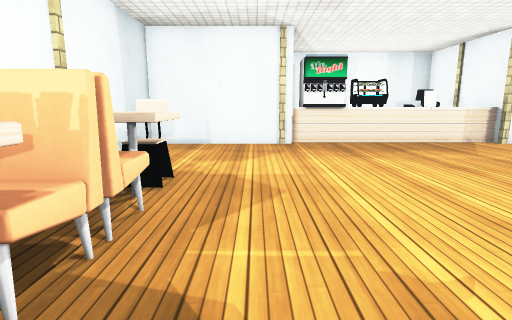
view 1 (above)

23 first-person views from a walk through a scene from a Unity 3-D project. The camera is 1.3 m above the floor, tilts 10° down and sees 80° across. The floor is counted in squares, 1 m on a side. Each view is taken from the middle of a square. On the plan, view 1 faces up. The plan holds only what a view shows up to about 14 squares ahead; the rest is blank. The place goes on beyond the plan. The player is left out. Some animated figures are not drawn. Some surface patterns are stand-ins.

view 2
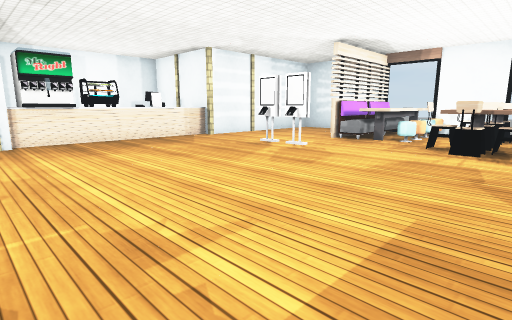

view 3
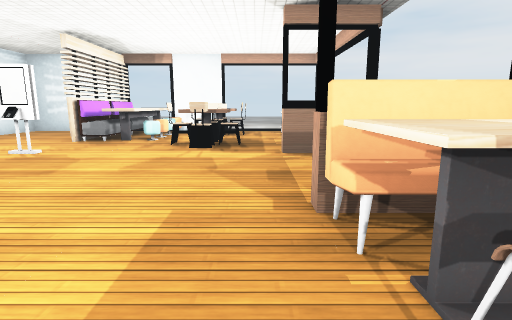

view 4
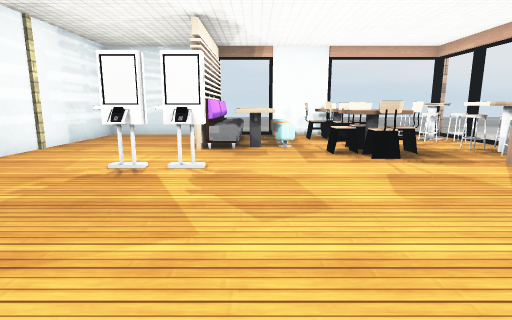

view 5
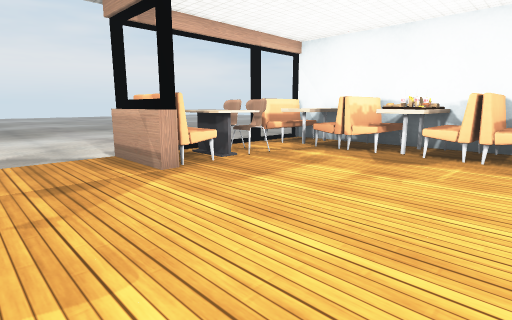

view 6
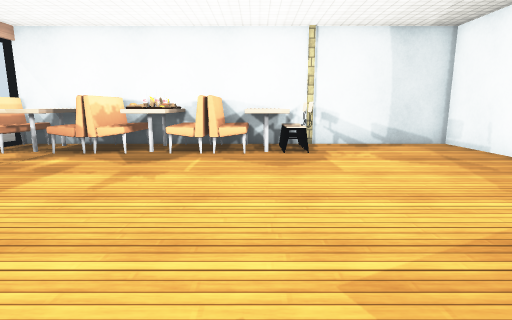

view 7
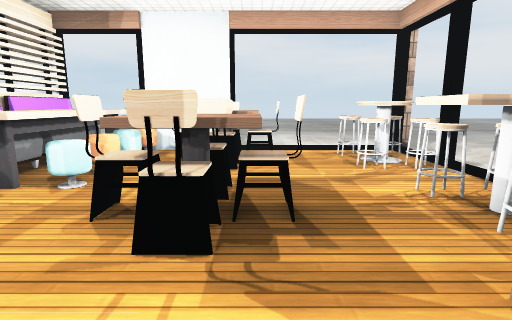

view 8
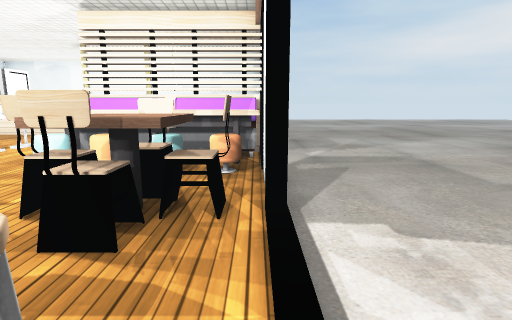

view 9
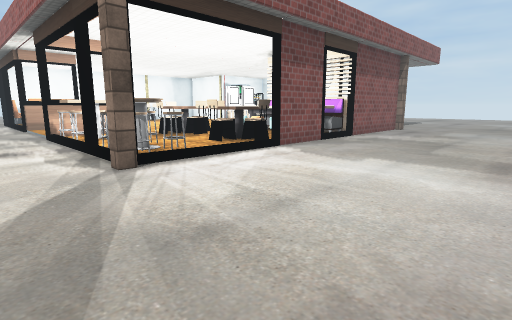

view 10
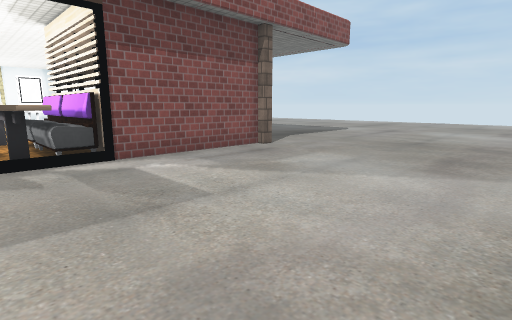

view 11
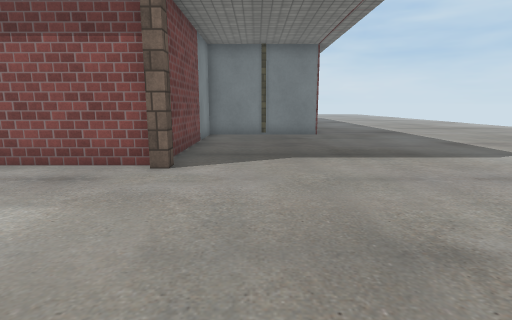

view 12
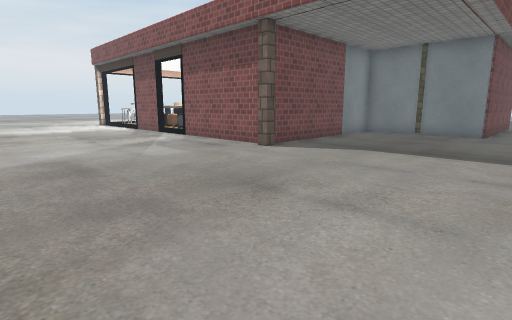

view 13
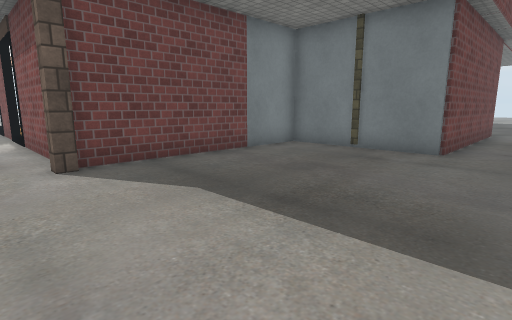

view 14
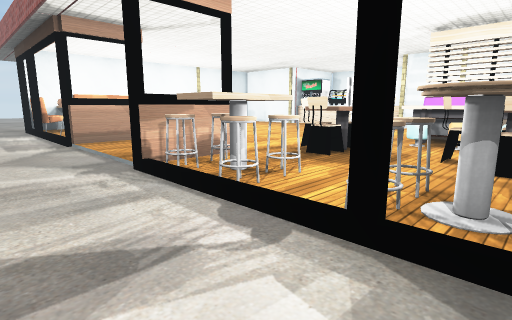

view 15
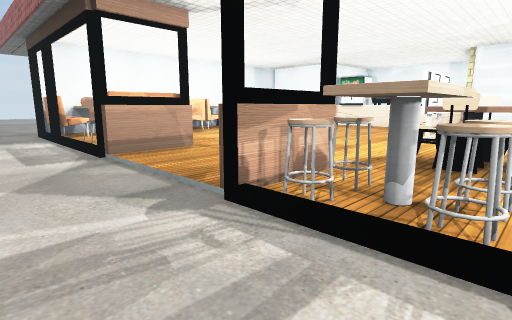

view 16
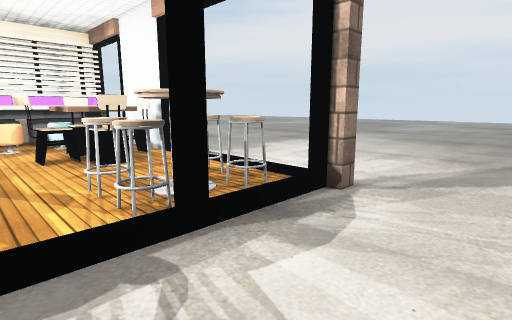

view 17
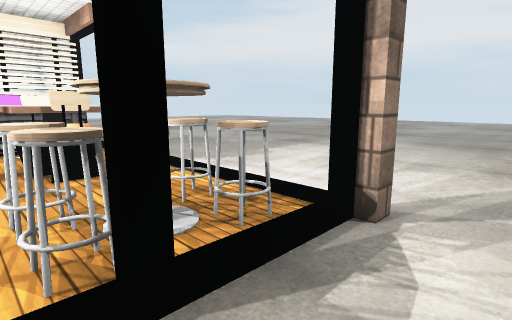

view 18
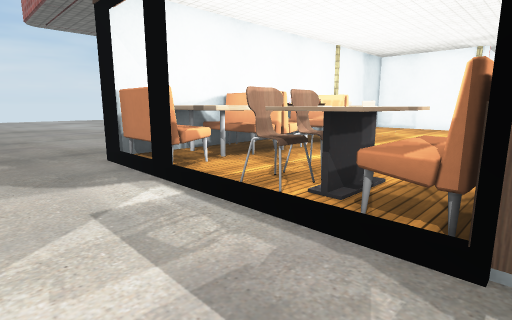

view 19
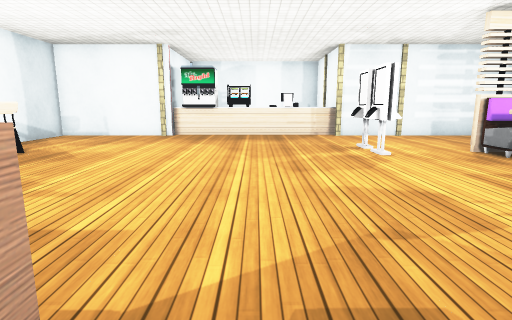

view 20
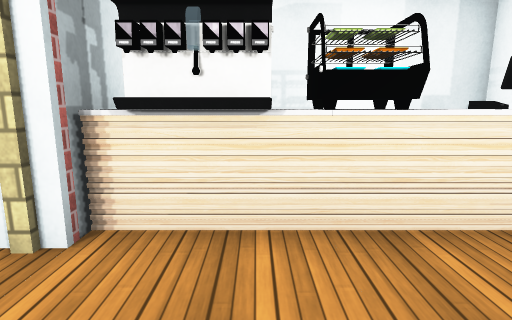

view 21
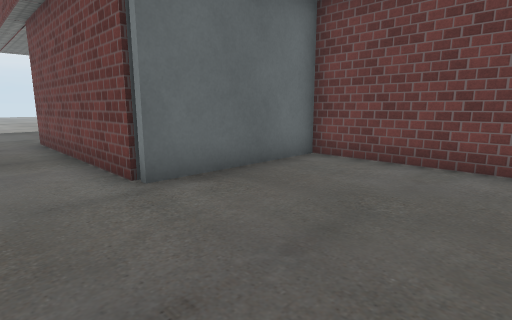

view 22
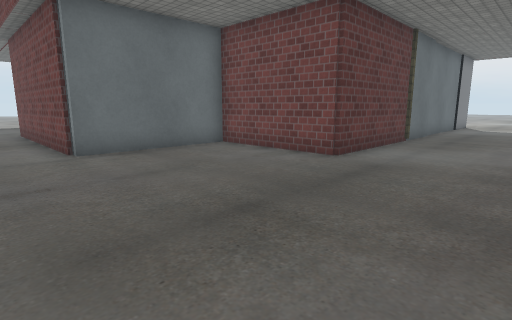

view 23
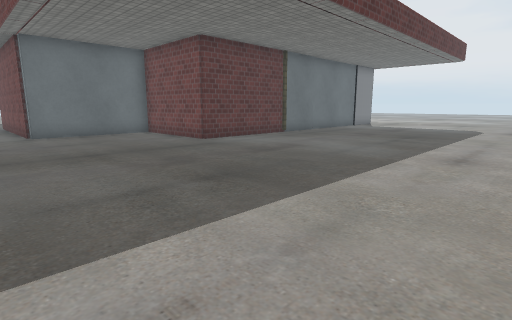

### Floor plan
Points are (right, up) in squares from view 1. A wall is a line through its corners. A room is listed if a view was taken in it or the views show most of it. See-through windows are left out.
Room 1 (views 1, 2, 3, 4, 5, 6, 7, 8, 9, 10, 11, 12, 13, 14, 15, 16, 17, 18, 19, 20)
walls: (16.2, 5.5) (16.2, 9); (16.4, 3.5) (16.4, 0.6) (16.2, 0.6) (16.2, 3.5); (9.5, 10.8) (15.6, 10.8); (8.7, 11.4) (8.7, 15.6) (1.7, 15.6); (15.5, 10.6) (9.4, 10.6); (16.4, 10.6) (16.4, 5.6) (11.3, 5.6); (8.5, -2.8) (8.5, -1.7) (8.9, -1.7) (8.9, -4.5); (9, -4.2) (8.4, -4.2); (16.2, -4.5) (16.2, -4); (8.9, 15.8) (8.9, 11.5); (3.6, -3.2) (3.6, -1.7) (4, -1.7) (4, -4.2) (3.5, -4.2); (0.6, 10.6) (-3.6, 10.6) (-3.6, -4.5); (1.1, 12.6) (1.1, 11.4); (-1.1, -4) (-1.1, -4.5); (-1, -4.2) (-1.5, -4.2)
ways out: opening at (-4, -6) to room 2; opening at (8.5, 17.5) to room 2
objects: other object (-3, -4) to (-1, -3); other object (-3, -2) to (-1, -2); other object (-3, -1) to (-1, -1); other object (-3, 0) to (-1, 0); other object (-3, 1) to (-1, 1); other object (-3, 2) to (-1, 3); other object (-3, 3) to (-1, 4); other object (-3, 5); other object (-2, 5); other object (-1, 5); other object (1, -4) to (1, -3); other object (1, -2); other object (1, 11); other object (2, -4) to (2, -2); other object (2, 11) to (3, 12); other object (3, -4) to (3, -2); other object (4, 11) to (5, 12); other object (6, 11) to (8, 12); other object (6, 12); other object (7, 12); other object (8, 5) to (9, 6); other object (8, 7) to (9, 7); other object (9, 11); other object (9, 13); other object (10, -4); other object (10, -3); other object (10, 0) to (11, 0); other object (10, 1); other object (10, 2) to (11, 2); other object (11, -4) to (12, -4); other object (11, -3) to (12, -3); other object (11, -2); other object (11, 1) to (12, 1); other object (11, 4) to (16, 4); other object (11, 5) to (13, 5); other object (11, 11); other object (12, 3); other object (13, -4) to (14, -3); other object (13, -2); other object (13, 1) to (14, 1); other object (13, 3); other object (14, 0) to (15, 0); other object (14, 2) to (15, 2); other object (14, 3); other object (14, 5) to (16, 5); other object (15, -4) to (15, -3); other object (15, -2); other object (15, 1); other object (15, 3); other object (16, -5) to (17, -4); other object (16, 11) to (17, 11)
Room 2 (views 21, 22, 23)
walls: (-3.9, 2) (-3.9, 10.8) (0.5, 10.8); (0.9, 11.5) (0.9, 15.8) (8.9, 15.8)
ways out: opening at (-4, -6) to room 1; opening at (8.5, 17.5) to room 1
objects: other object (-4, 6)

Where each view was taken, in squares from view 1:
view 1: 0 up, 0 right, facing up
view 2: 1 down, 0 right, facing up-right
view 3: 1 down, 0 right, facing right
view 4: 4 up, 2 right, facing right
view 5: 4 up, 7 right, facing down-left
view 6: 4 up, 7 right, facing left
view 7: 0 up, 7 right, facing right
view 8: 3 down, 16 right, facing up
view 9: 7 down, 23 right, facing up-left
view 10: 3 up, 24 right, facing up-left
view 11: 13 up, 23 right, facing left
view 12: 18 up, 24 right, facing down-left
view 13: 18 up, 18 right, facing down-left
view 14: 7 down, 15 right, facing up-left
view 15: 7 down, 12 right, facing up-left
view 16: 7 down, 12 right, facing up-right
view 17: 6 down, 13 right, facing up-right
view 18: 7 down, 4 right, facing up-left
view 19: 3 down, 5 right, facing up
view 20: 8 up, 3 right, facing up
view 21: 18 up, 4 left, facing down-right
view 22: 18 up, 8 left, facing down-right
view 23: 18 up, 14 left, facing down-right
